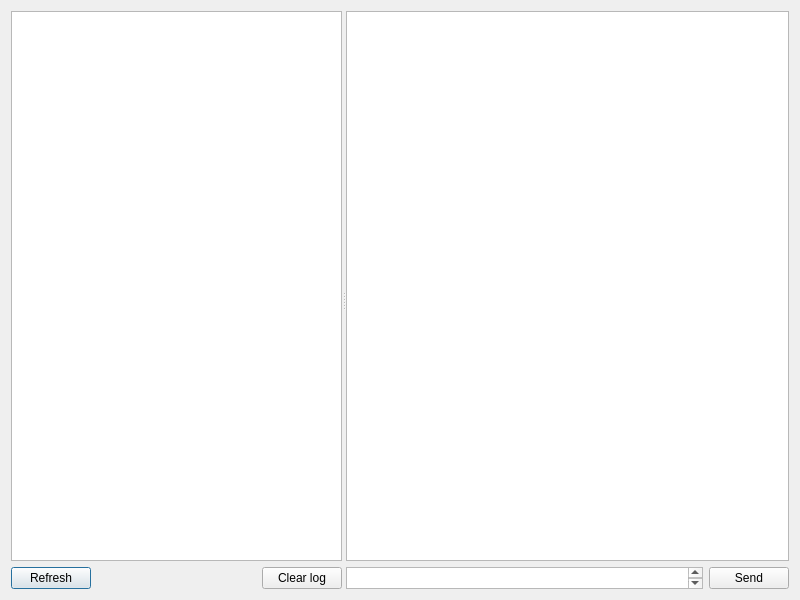
<?xml version="1.0" encoding="UTF-8"?>
<ui version="4.0">
 <class>JDMainWin</class>
 <widget class="QDialog" name="JDMainWin">
  <property name="geometry">
   <rect>
    <x>0</x>
    <y>0</y>
    <width>800</width>
    <height>600</height>
   </rect>
  </property>
  <property name="sizePolicy">
   <sizepolicy hsizetype="Preferred" vsizetype="Maximum">
    <horstretch>0</horstretch>
    <verstretch>0</verstretch>
   </sizepolicy>
  </property>
  <property name="windowTitle">
   <string/>
  </property>
  <layout class="QVBoxLayout" name="verticalLayout_3">
   <item>
    <widget class="QSplitter" name="splitter">
     <property name="orientation">
      <enum>Qt::Horizontal</enum>
     </property>
     <widget class="QWidget" name="widget" native="true">
      <layout class="QVBoxLayout" name="verticalLayout">
       <property name="spacing">
        <number>6</number>
       </property>
       <property name="margin">
        <number>0</number>
       </property>
       <item>
        <widget class="JDView" name="lv_disk">
         <property name="sizePolicy">
          <sizepolicy hsizetype="Preferred" vsizetype="Expanding">
           <horstretch>0</horstretch>
           <verstretch>0</verstretch>
          </sizepolicy>
         </property>
         <property name="contextMenuPolicy">
          <enum>Qt::CustomContextMenu</enum>
         </property>
         <property name="dragDropMode">
          <enum>QAbstractItemView::DragDrop</enum>
         </property>
         <property name="defaultDropAction">
          <enum>Qt::MoveAction</enum>
         </property>
         <property name="sortingEnabled">
          <bool>true</bool>
         </property>
         <attribute name="headerVisible">
          <bool>false</bool>
         </attribute>
         <attribute name="headerVisible">
          <bool>false</bool>
         </attribute>
        </widget>
       </item>
       <item>
        <layout class="QHBoxLayout" name="horizontalLayout_2">
         <item>
          <widget class="QPushButton" name="pb_refresh">
           <property name="sizePolicy">
            <sizepolicy hsizetype="Preferred" vsizetype="Minimum">
             <horstretch>0</horstretch>
             <verstretch>0</verstretch>
            </sizepolicy>
           </property>
           <property name="focusPolicy">
            <enum>Qt::ClickFocus</enum>
           </property>
           <property name="text">
            <string>Refresh</string>
           </property>
          </widget>
         </item>
         <item>
          <spacer name="horizontalSpacer">
           <property name="orientation">
            <enum>Qt::Horizontal</enum>
           </property>
           <property name="sizeHint" stdset="0">
            <size>
             <width>40</width>
             <height>20</height>
            </size>
           </property>
          </spacer>
         </item>
         <item>
          <widget class="QPushButton" name="pb_clear">
           <property name="text">
            <string>Clear log</string>
           </property>
          </widget>
         </item>
        </layout>
       </item>
      </layout>
     </widget>
     <widget class="QWidget" name="widget_2" native="true">
      <layout class="QVBoxLayout" name="verticalLayout_2">
       <property name="spacing">
        <number>6</number>
       </property>
       <property name="margin">
        <number>0</number>
       </property>
       <item>
        <widget class="QTextEdit" name="te_log">
         <property name="readOnly">
          <bool>true</bool>
         </property>
        </widget>
       </item>
       <item>
        <layout class="QHBoxLayout" name="horizontalLayout">
         <item>
          <widget class="QTextEdit" name="te_message">
           <property name="sizePolicy">
            <sizepolicy hsizetype="Expanding" vsizetype="Ignored">
             <horstretch>0</horstretch>
             <verstretch>0</verstretch>
            </sizepolicy>
           </property>
           <property name="maximumSize">
            <size>
             <width>16777215</width>
             <height>16777215</height>
            </size>
           </property>
          </widget>
         </item>
         <item>
          <widget class="QPushButton" name="pb_send">
           <property name="sizePolicy">
            <sizepolicy hsizetype="Preferred" vsizetype="Preferred">
             <horstretch>0</horstretch>
             <verstretch>0</verstretch>
            </sizepolicy>
           </property>
           <property name="text">
            <string>Send</string>
           </property>
          </widget>
         </item>
        </layout>
       </item>
      </layout>
     </widget>
    </widget>
   </item>
  </layout>
 </widget>
 <customwidgets>
  <customwidget>
   <class>JDView</class>
   <extends>QTreeView</extends>
   <header>jd_view.h</header>
  </customwidget>
 </customwidgets>
 <resources/>
 <connections/>
</ui>
